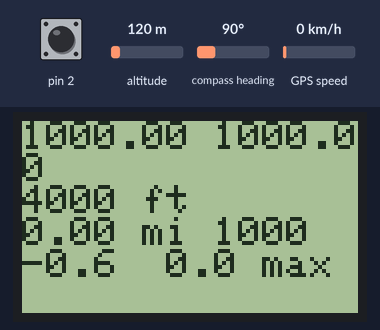
Simulated run of this sketch. Board: Arduino Uno, built with avr-gcc and run on an emulated ATmega328P. Parts: 84×48 one-colour display. The inputs (shaded band) are chosen by the test bench; at power-on: pin 2 HIGH, altitude 120 m, compass heading 90°, GPS speed 0 km/h. The GPS gets a fix after 3 s at 37.7749, -122.4194 with 8 satellites; what the sketch prints to the serial monitor is not drawn.

Above: at 1.2 s.
1.3 s: pin 2 pulled LOW for 1 s
At 2.9 s:
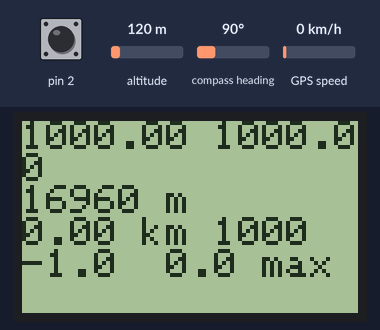
4.6 s: altitude set to 107 m
At 6.3 s:
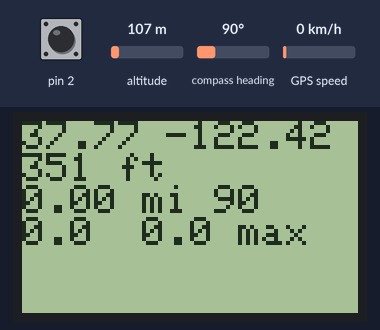
6.7 s: altitude set to 94 m
At 8.4 s:
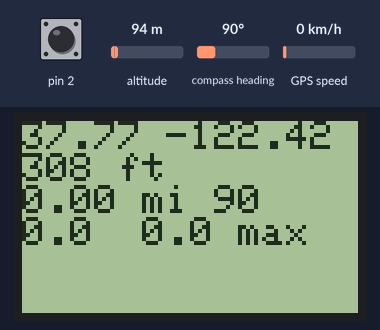
8.7 s: compass heading set to 7°
At 9.9 s:
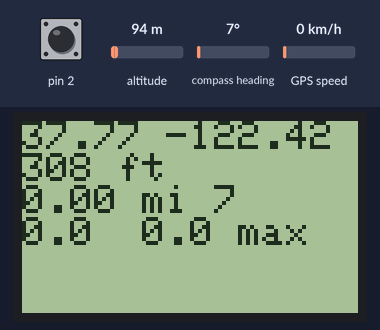
10.8 s: GPS speed set to 8 km/h
At 12.2 s:
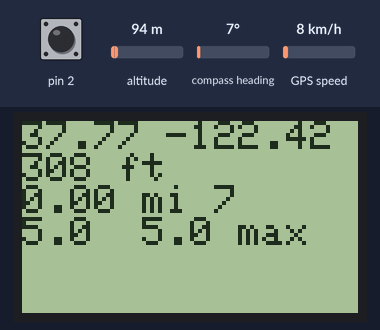
12.8 s: GPS speed set to 11 km/h
At 14.5 s:
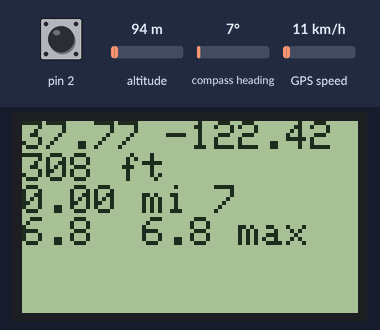
Timing chart, 0 to 15.9 s (numbered marks = the images above; inputs shaded):
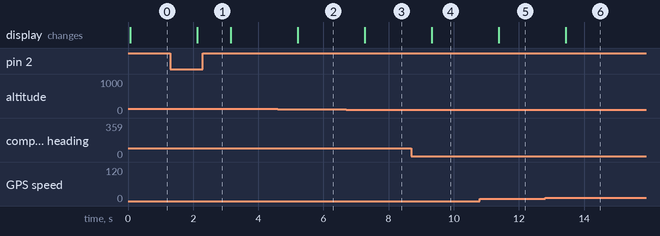

Measured:
- after the input at 1.3 s, the display: changes after 0.83 s (image 1)
- after the input at 4.6 s, the display: changes after 0.61 s (image 2)
- after the input at 6.7 s, the display: changes after 0.56 s (image 3)
- after the input at 8.7 s, the display: changes after 0.62 s (image 4)
- after the input at 10.8 s, the display: changes after 0.58 s (image 5)
- after the input at 12.8 s, the display: changes after 0.63 s (image 6)

The sketch:

GPS4.ino
```cpp
#include <SoftwareSerial.h>
#include <SPI.h>
#include <Adafruit_GFX.h>
#include <Adafruit_PCD8544.h>
Adafruit_PCD8544 display = Adafruit_PCD8544(7, 6, 5, 4, 3);

#include <TinyGPS.h>

/* This sample code demonstrates the normal use of a TinyGPS object.
   It requires the use of SoftwareSerial, and assumes that you have a
   4800-baud serial GPS device hooked up on pins 4(rx) and 3(tx).
*/

TinyGPS gps;
SoftwareSerial ss(11,10);

static void smartdelay(unsigned long ms);
static void print_float(float val, float invalid, int len, int prec);
static void print_int(unsigned long val, unsigned long invalid, int len);
static void print_date(TinyGPS &gps);
static void print_str(const char *str, int len);

void setup()
{
  //serial com baud rate
  Serial.begin(115200);
 //header
//  Serial.println("HDOP Latitude  Longitude   Date       Time      Alt    Course Speed Card  Chars Sentences Checksum");
//  Serial.println("     (deg)     (deg)                            (m)    --- from GPS ----  RX    RX        Fail");
//  Serial.println("------------------------------------------------------------------------------------------------------------------------");

//set baud rate of the gps module
  ss.begin(9600);

//initialize the display
display.begin();

pinMode(2, INPUT_PULLUP);
}

float dist1, max_speed;
int metric;

void loop()
{
  metric = digitalRead(2);
  display.clearDisplay();
       display.setCursor(0,0);

  float flat, flon;
  unsigned long age, date, time, chars = 0;
  unsigned short sentences = 0, failed = 0;

  print_int(gps.hdop(), TinyGPS::GPS_INVALID_HDOP, 5);
  gps.f_get_position(&flat, &flon, &age);
  print_float(flat, TinyGPS::GPS_INVALID_F_ANGLE, 10, 6);
  print_float(flon, TinyGPS::GPS_INVALID_F_ANGLE, 11, 6);
  print_date(gps);
  print_float(gps.f_altitude(), TinyGPS::GPS_INVALID_F_ALTITUDE, 7, 1);
  print_float(gps.f_course(), TinyGPS::GPS_INVALID_F_ANGLE, 7, 2);
  print_float(gps.f_speed_kmph(), TinyGPS::GPS_INVALID_F_SPEED, 6, 2);
  print_str(gps.f_course() == TinyGPS::GPS_INVALID_F_ANGLE ? "*** " : TinyGPS::cardinal(gps.f_course()), 6);
//  print_int(flat == TinyGPS::GPS_INVALID_F_ANGLE ? 0xFFFFFFFF : (unsigned long)TinyGPS::distance_between(flat, flon, LONDON_LAT, LONDON_LON) / 1000, 0xFFFFFFFF, 9);
//  print_float(flat == TinyGPS::GPS_INVALID_F_ANGLE ? TinyGPS::GPS_INVALID_F_ANGLE : TinyGPS::course_to(flat, flon, LONDON_LAT, LONDON_LON), TinyGPS::GPS_INVALID_F_ANGLE, 7, 2);
//  print_str(flat == TinyGPS::GPS_INVALID_F_ANGLE ? "*** " : TinyGPS::cardinal(TinyGPS::course_to(flat, flon, LONDON_LAT, LONDON_LON)), 6);
Serial.print(" ");
dist1 = dist1 + (gps.f_speed_kmph()>2.0)*Cart(flat,flon);

Serial.print(dist1);
Serial.print("   ");

//display.print(GPS.hour, DEC); display.print(':');
  //    display.print(GPS.minute, DEC); display.print(':');
    //  display.println(GPS.seconds, DEC);
         display.print(flat,2);
         display.print(" ");
         display.println(flon,2);
         display.print((int) (gps.f_altitude()*(1.0+metric*2.2808)));
         if (metric) {
           display.println(" ft");
         }
           else
           {
          display.println(" m");
           }
//cartesian result

display.print(dist1*(1.0-metric*.3787),2);
if (metric) {
           display.print(" mi ");
         }
           else
           {
          display.print(" km ");
           }

//display course
display.println((int) (gps.f_course()));


display.print(gps.f_speed_kmph()*(1.0-metric*.3787),1);

if (gps.f_speed_kmph() > max_speed){
  max_speed = gps.f_speed_kmph();
  }
  display.print("  ");
  display.print(max_speed*(1.0-metric*.3787),1);
  display.println(" max");
  Serial.println();
  display.display();
  smartdelay(1000);
}

static void smartdelay(unsigned long ms)
{
  unsigned long start = millis();
  do
  {
    while (ss.available())
      gps.encode(ss.read());
  } while (millis() - start < ms);
}

static void print_float(float val, float invalid, int len, int prec)
{
  if (val == invalid)
  {
    while (len-- > 1)
      Serial.print('*');
    Serial.print(' ');
  }
  else
  {
    Serial.print(val, prec);
    int vi = abs((int)val);
    int flen = prec + (val < 0.0 ? 2 : 1); // . and -
    flen += vi >= 1000 ? 4 : vi >= 100 ? 3 : vi >= 10 ? 2 : 1;
    for (int i=flen; i<len; ++i)
      Serial.print(' ');
  }
  smartdelay(0);
}

static void print_int(unsigned long val, unsigned long invalid, int len)
{
  char sz[32];
  if (val == invalid)
    strcpy(sz, "*******");
  else
    sprintf(sz, "%ld", val);
  sz[len] = 0;
  for (int i=strlen(sz); i<len; ++i)
    sz[i] = ' ';
  if (len > 0)
    sz[len-1] = ' ';
  Serial.print(sz);
  smartdelay(0);
}

static void print_date(TinyGPS &gps)
{
  int year;
  byte month, day, hour, minute, second, hundredths;
  unsigned long age;
  gps.crack_datetime(&year, &month, &day, &hour, &minute, &second, &hundredths, &age);
  if (age == TinyGPS::GPS_INVALID_AGE)
    Serial.print(" ********** ******** ");
  else
  {
    char sz[32];
    sprintf(sz, " %02d/%02d/%02d %02d:%02d:%02d ",
        month, day, year, hour, minute, second);
    Serial.print(sz);
  }
  smartdelay(0);
}

static void print_str(const char *str, int len)
{
  int slen = strlen(str);
  for (int i=0; i<len; ++i)
    Serial.print(i<slen ? str[i] : ' ');
  smartdelay(0);
}

float Cart(float lat1, float lon1)
//much simpler equation gets nearly the same results
//does not work as well as Haversine especially at high latitudes or bigger distances

{
  static float lat2=99, lon2=191,dist ;
 //Serial.println(lat2);

//check for good data before going any further
if (lat1 <-90 || lat1>90 ||lon1>180 ||lon1<-180) {
  return 0;
  }

if (lat2 >90 && lon2 > 180)
  {
  Serial.println("setting last values");
  lat2 = lat1;
  lon2 = lon1;
  return 0.0;
  }

  //hardcode values into the equations
  //Radius of earth = 6371km
  //111.19449266 = PI * R / 180.0
  //.017453293 = PI / 180.0

float y = (lat2-lat1) * 111.1949266;
float x = (lon2-lon1) * 111.1949266 * cos(lat1 * .017453293);
lat2 = lat1;
lon2 = lon1;

dist = sqrt(x*x + y*y);

if (dist<.0005)
{return 0.0;}
else
{
return dist;
}
dist = sqrt(x*x + y*y);
}
```
